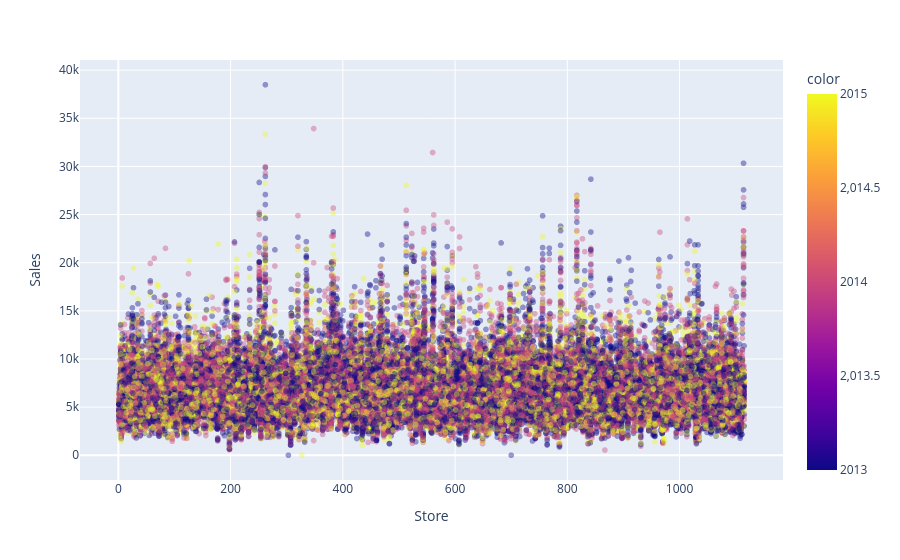

Notebook code for this chart:
### Code cell
px.scatter(merged_df.sample(40000), x='Store', y='Sales', color = merged_df.sample(40000).Date.dt.year, opacity=0.4)

### Figure 1 — Plotly figure (JSON) as saved in the notebook; plotly's stock layout.template omitted (floating-point values rounded to 4 significant figures; data arrays with more than 128 entries replaced by an {"elided": "..."} marker saying what was removed)
{"data": [{"hovertemplate": "Store=%{x}<br>Sales=%{y}<br>color=%{marker.color}<extra></extra>", "legendgroup": "", "marker": {"color": {"elided": "40000 int values"}, "coloraxis": "coloraxis", "opacity": 0.4, "symbol": "circle"}, "mode": "markers", "name": "", "showlegend": false, "type": "scattergl", "x": {"elided": "40000 int values"}, "xaxis": "x", "y": {"elided": "40000 int values"}, "yaxis": "y"}], "layout": {"coloraxis": {"colorbar": {"title": {"text": "color"}}, "colorscale": [[0, "#0d0887"], [0.1111, "#46039f"], [0.2222, "#7201a8"], [0.3333, "#9c179e"], [0.4444, "#bd3786"], [0.5556, "#d8576b"], [0.6667, "#ed7953"], [0.7778, "#fb9f3a"], [0.8889, "#fdca26"], [1, "#f0f921"]]}, "legend": {"tracegroupgap": 0}, "margin": {"t": 60}, "xaxis": {"anchor": "y", "domain": [0, 1], "title": {"text": "Store"}}, "yaxis": {"anchor": "x", "domain": [0, 1], "title": {"text": "Sales"}}}}
